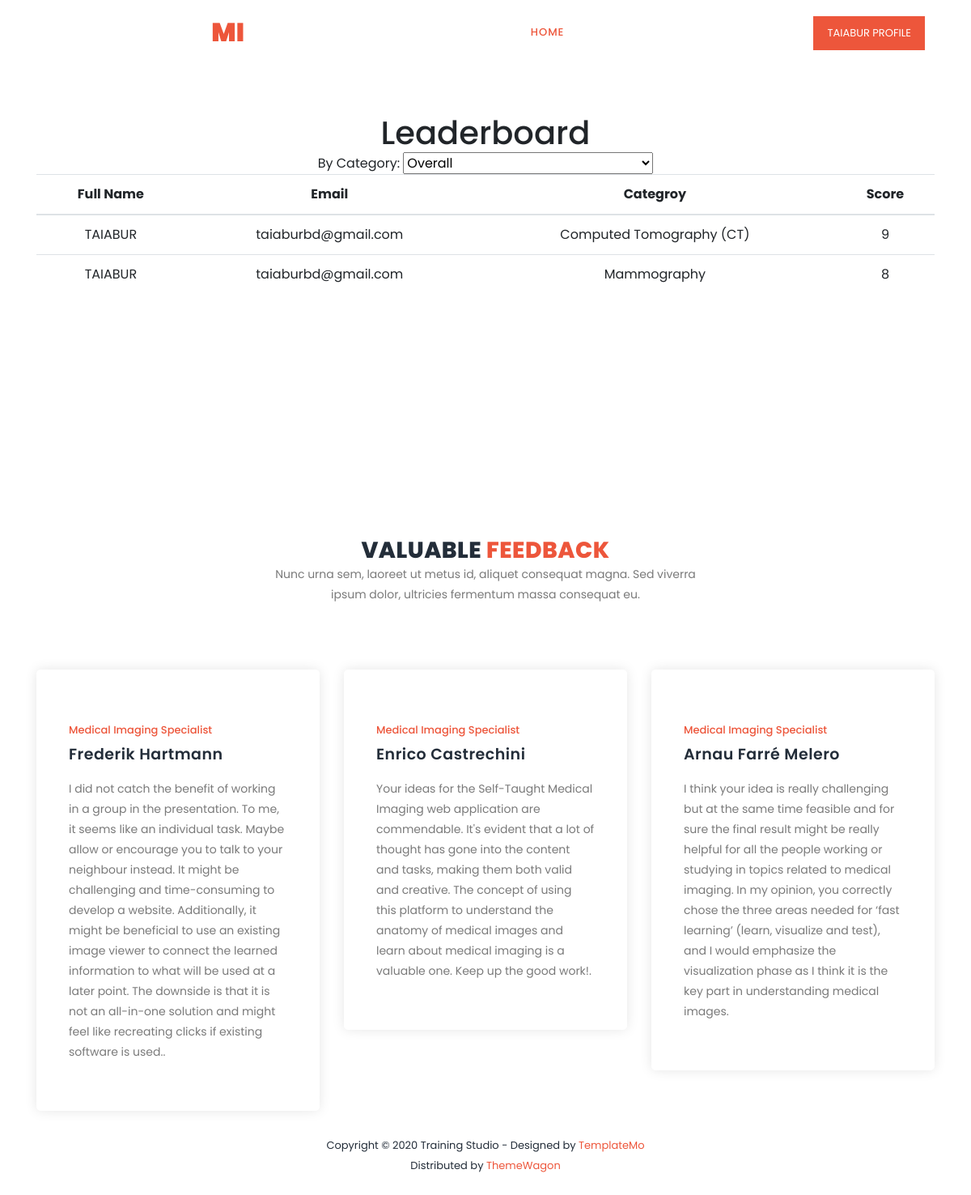
/leaderboard (signed in), run on the app's committed database.
### tables this page shows
CREATE TABLE users (
    id INTEGER PRIMARY KEY,
    fullname TEXT NULL,
    username TEXT UNIQUE NOT NULL,
    password TEXT NOT NULL,
    isadmin INTEGER DEFAULT 0,
    created TIMESTAMP NOT NULL DEFAULT 
    CURRENT_TIMESTAMP
);

CREATE TABLE quiz_list (
    id INTEGER PRIMARY KEY,
    quiz_id VARCHAR(255),
    user_id INTEGER,
    total_mark INTEGER,
    category VARCHAR(255),
    created_date TIMESTAMP DEFAULT CURRENT_TIMESTAMP
);

### views.py (the view)
@app.route('/leaderboard')
def leaderboard():
    if 'user_id' in session:
        conn = get_db_connection()
        category_cursor = conn.execute('SELECT category_id FROM tutorials GROUP BY category_id ')
        categories = category_cursor.fetchall()
        quiz_cat = request.args.get('quiz_cat')
        quiz_details=''
        if quiz_cat:
            quiz_details = conn.execute(
                'SELECT * FROM quiz_list JOIN users ON users.id = quiz_list.user_id WHERE quiz_list.category = ? ORDER BY total_mark',
                (quiz_cat,)
            ).fetchall()
        else:
            quiz_details = conn.execute(
                'SELECT * FROM quiz_list JOIN users ON users.id = quiz_list.user_id ORDER BY total_mark DESC',
            ).fetchall()
        conn.close()
        return render_template('leaderboard.html',quiz_details=quiz_details,quiz_cat=quiz_cat,categories=categories)
    else:
        return redirect(url_for('login'))

### admin.py (called while the page is built)
@app.before_request
def check_admin_access():
    if request.endpoint and request.endpoint.startswith('admin'):
        if not is_admin():
            return redirect(url_for('hello'))

### views.py (called while the page is built)
def get_db_connection():
    conn = sqlite3.connect('database.db')
    conn.row_factory = sqlite3.Row
    return conn

### templates/leaderboard.html (shortened to what this page needs)
{% extends "base.html" %}
{% block content %}
<section class="section" id="features">
  <div class="container">
      <div class="row">
        <div class="col-lg-12">
          <div class="section-heading">
              <h1>Leaderboard</h1>
              By Category:
              <select class="input-form" name="category" id="category" onchange="submitForm()">
                  <option value="">Overall</option>
                  {% set selected = '' %}
              </select>
              <table class="table table-stripe">
                <thead>
                    <tr>
                        <th>Full Name</th>
                        <th>Email</th>
                        <th>Categroy</th>
                        <th>Score</th>
                    </tr>
                </thead>
                <tbody>
                    {% for row in quiz_details %}
                        <tr>
                            <td>{{ row.fullname.upper()                            }}</td>
                            <td>{{ row.username }}</td>
                            <td>{{ row.category }}</td>
                            <td>{{ row.total_mark }}</td>
                        </tr>
                    {% endfor %}
                </tbody>
            </table>
          </div>
      </div>
    </div>
</section>
{% endblock %}

### templates/base.html (shortened to what this page needs)
<!DOCTYPE html>
<html lang="en">
  <head>
    <link rel="stylesheet" type="text/css" href="{{ url_for('static',filename='assets/css/bootstrap.min.css') }}">
    <link rel="stylesheet" type="text/css" href="{{ url_for('static',filename='assets/css/font-awesome.css') }}">
    <link rel="stylesheet" href="{{ url_for('static',filename='assets/css/templatemo-training-studio.css') }}">
    </head>
    <body>
        <header class="header-area header-sticky">
            <div class="container">
                <div class="row">
                    <div class="col-12">
                        <nav class="main-nav">
                            <a href="/" class="logo">Self Taught<em> Mi</em></a>
                            <ul class="nav">
                                <li class="scroll-to-section"><a href="/" class="active">Home</a></li>
                                <li class="scroll-to-section"><a href="/tutorial">Learn mi</a></li>
                                <li class="scroll-to-section"><a href="/test">Test mi</a></li>
                                <li class="scroll-to-section"><a href="/visualize-mi">Visualize Mi</a></li>
                                {% if 'user_id' in session %}
                                  <li class="main-button"><a href="/profile">{% print(session['user_fullname']) %} Profile</a></li>
                                {% else %}
                                  <li class="main-button"><a href="/register#signup">Sign Up</a></li>
                                {% endif %}
                            </ul>
                        </nav>
                    </div>
                </div>
            </div>
        </header>
        {% block content %} {% endblock %}
    <section class="section" id="trainers">
      <div class="container">
          <div class="row">
              <div class="col-lg-6 offset-lg-3">
                  <div class="section-heading">
                      <h2>Valuable <em>Feedback</em></h2>
                      <p>Nunc urna sem, laoreet ut metus id, aliquet consequat magna. Sed viverra ipsum dolor, ultricies fermentum massa consequat eu.</p>
                  </div>
              </div>
          </div>
          <div class="row">
              <div class="col-lg-4">
                  <div class="trainer-item">
                      <div class="down-content">
                          <span>Medical Imaging Specialist</span>
                          <h4>Frederik Hartmann</h4>
                          <p>I did not catch the benefit of working in a group in the presentation. To me, it seems like an individual task. Maybe allow or encourage you to talk to your neighbour instead.
                               It might be challenging and time-consuming to develop a website. Additionally, it might be beneficial to use an existing image viewer to connect the learned information to what will be used at a later point. The downside is that it is not an all-in-one solution and might feel like recreating clicks if existing software is used..</p>
                      </div>
                  </div>
              </div>
              <div class="col-lg-4">
                  <div class="trainer-item">
                      <div class="down-content">
                          <span>Medical Imaging Specialist</span>
                          <h4>Enrico Castrechini</h4>
                          <p>Your ideas for the Self-Taught Medical Imaging web application are commendable.
                              It's evident that a lot of thought has gone into the content and tasks, making them
                              both valid and creative. The concept of using this platform to understand the
                              anatomy of medical images and learn about medical imaging is a valuable one. Keep
                              up the good work!.</p>
                      </div>
                  </div>
              </div>
              <div class="col-lg-4">
                  <div class="trainer-item">
                      <div class="down-content">
                          <span>Medical Imaging Specialist</span>
                          <h4>Arnau Farré Melero</h4>
                          <p>I think your idea is really challenging but at the same time feasible and for sure the
                              final result might be really helpful for all the people working or studying in topics
                              related to medical imaging. In my opinion, you correctly chose the three areas needed
                              for ‘fast learning’ (learn, visualize and test), and I would emphasize the visualization
                              phase as I think it is the key part in understanding medical images.</p>
                      </div>
                  </div>
              </div>
          </div>
      </div>
  </section>
    <footer>
        <div class="container">
            <div class="row">
                <div class="col-lg-12">
                    <p>Copyright &copy; 2020 Training Studio
                    - Designed by <a rel="nofollow" href="https://templatemo.com" class="tm-text-link" target="_parent">TemplateMo</a><br>
                Distributed by <a rel="nofollow" href="https://themewagon.com" class="tm-text-link" target="_blank">ThemeWagon</a>
                </p>
                </div>
            </div>
        </div>
    </footer>
  </body>
</html>

### static/assets/css/templatemo-training-studio.css (style rules this page uses)
html, body, div, span, applet, object, iframe, h1, h2, h3, h4, h5, h6, p, blockquote, div pre, a, abbr, acronym, address, big, cite, code, del, dfn, em, font, img, ins, kbd, q, s, samp, small, strike, strong, sub, sup, tt, var, b, u, i, center, dl, dt, dd, ol, ul, li, figure, header, nav, section, article, aside, footer, figcaption { margin: 0; padding: 0; border: 0; outline: 0; }
ul, li { padding: 0; margin: 0; list-style: none; }
header, nav, section, article, aside, footer, hgroup { display: block; }
* { box-sizing: border-box; }
html, body { font-family: 'Poppins', sans-serif; font-weight: 400; background-color: #fff; font-size: 16px; -ms-text-size-adjust: 100%; -webkit-font-smoothing: antialiased; -moz-osx-font-smoothing: grayscale; }
a { text-decoration: none !important; }
h1, h2, h3, h4, h5, h6 { margin-top: 0px; margin-bottom: 0px; }
ul { margin-bottom: 0px; }
p { font-size: 14px; line-height: 25px; color: #7a7a7a; }
html, body { background: #fff; font-family: 'Poppins', sans-serif; }
.section-heading { text-align: center; margin-top: 140px; margin-bottom: 80px; }
.section-heading h2 { font-size: 28px; font-weight: 800; color: #232d39; text-transform: uppercase; letter-spacing: 0.5px; margin-top: 0px; margin-bottom: 0px; }
.section-heading h2 em { font-style: normal; color: #ed563b; }
.main-button a { display: inline-block; font-size: 15px; padding: 12px 20px; background-color: #ed563b; color: #fff; text-align: center; font-weight: 400; text-transform: uppercase; transition: all .3s; }
.header-area { position: absolute; top: 0px; left: 0px; right: 0px; z-index: 100; height: 80px; background: rgba(250,250,250,0.1); -webkit-transition: all .5s ease 0s; -moz-transition: all .5s ease 0s; -o-transition: all .5s ease 0s; transition: all .5s ease 0s; }
.header-area .main-nav { min-height: 80px; background: transparent; }
.header-area .main-nav .logo { line-height: 80px; color: #fff; font-size: 32px; font-weight: 800; text-transform: uppercase; float: left; -webkit-transition: all 0.3s ease 0s; -moz-transition: all 0.3s ease 0s; -o-transition: all 0.3s ease 0s; transition: all 0.3s ease 0s; }
.header-area .main-nav .logo em { font-style: normal; color: #ed563b; font-weight: 900; }
.header-area .main-nav .nav { float: right; margin-top: 27px; margin-right: 0px; background-color: transparent; -webkit-transition: all 0.3s ease 0s; -moz-transition: all 0.3s ease 0s; -o-transition: all 0.3s ease 0s; transition: all 0.3s ease 0s; position: relative; z-index: 999; }
.header-area .main-nav .nav li { padding-left: 20px; padding-right: 20px; }
.header-area .main-nav .nav li a { display: block; font-weight: 500; font-size: 13px; color: #7a7a7a; text-transform: uppercase; -webkit-transition: all 0.3s ease 0s; -moz-transition: all 0.3s ease 0s; -o-transition: all 0.3s ease 0s; transition: all 0.3s ease 0s; height: 40px; line-height: 40px; border: transparent; letter-spacing: 1px; }
.header-area .main-nav .nav li a { color: #fff; }
.header-area .main-nav .nav li:last-child a { display: inline-block; font-size: 13px; padding: 11px 17px; background-color: #ed563b; color: #fff; text-align: center; font-weight: 400; letter-spacing: 0px; text-transform: uppercase; transition: all .3s; height: auto; line-height: 20px; }
.header-area .main-nav .nav li:hover a, .header-area .main-nav .nav li a.active { color: #ed563b!important; opacity: 1; }
.header-area.header-sticky { min-height: 80px; }
.header-area.header-sticky .nav { margin-top: 20px !important; }
.header-area.header-sticky .nav li a.active { color: #ed563b; }
@media (max-width: 1200px) { .header-area .main-nav .nav li { padding-left: 12px; padding-right: 12px; } }
@media (max-width: 1200px) { .header-area .main-nav:before { display: none; } }
@media (min-width: 767px) { .header-area .main-nav .nav { display: flex !important; } }
#features { margin-bottom: 80px; }
#trainers .trainer-item { background-color: #fff; border-radius: 5px; box-shadow: 0px 0px 15px rgba(0,0,0,0.1); padding: 40px; }
#trainers .trainer-item span { font-size: 13px; font-weight: 500; color: #ed563b; display: inline-block; margin-top: 25px; margin-bottom: 10px; }
#trainers .trainer-item h4 { font-size: 19px; font-weight: 600; color: #232d39; letter-spacing: 0.5px; margin-bottom: 18px; }
#trainers .trainer-item p { margin-bottom: 20px; }
footer { text-align: center; padding: 30px 0px; }
footer p { color: #232d39; font-size: 13px; }
footer p a { cursor: pointer; color: #ed563b; }

### data on the page
users: fullname "TAIABUR"
quiz_list: fullname "TAIABUR", username "taiaburbd@gmail.com", category "Computed Tomography (CT)", total_mark "9"
quiz_list: fullname "TAIABUR", username "taiaburbd@gmail.com", category "Mammography", total_mark "8"
